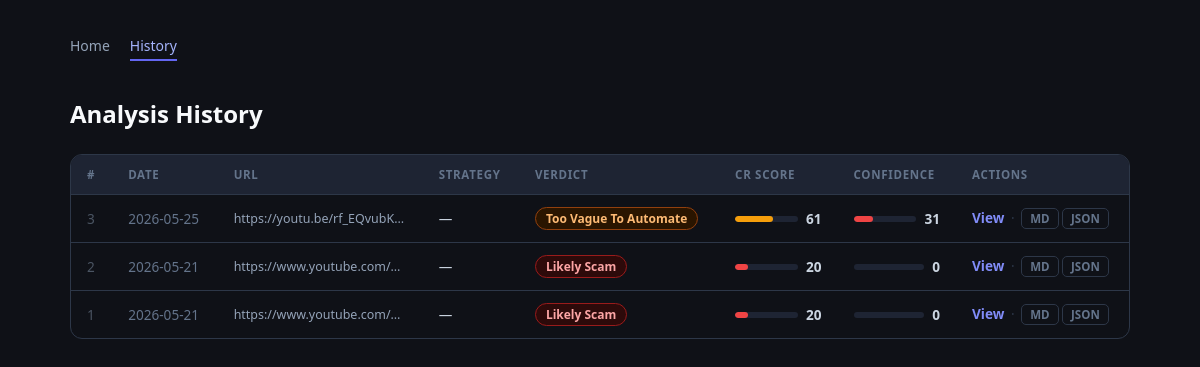
The app's page /history with its own data.
### tables this page shows
CREATE TABLE analyses (
                id                    INTEGER PRIMARY KEY AUTOINCREMENT,
                youtube_url           TEXT NOT NULL,
                video_id              TEXT,
                strategy_name         TEXT,
                strategy_type         TEXT,
                market                TEXT,
                timeframe             TEXT,
                coding_readiness_score INTEGER,
                confidence_score      INTEGER,
                pine_script_ready     INTEGER,
                warning               TEXT,
                missing_information   TEXT,
                failure_reasons       TEXT,
                subjective_terms      TEXT,
                verdict               TEXT,
                automation_difficulty TEXT,
                created_at            TEXT NOT NULL
            );

### app.py (the view)
    @app.get("/history", response_class=HTMLResponse)
    def history(request: Request):
        rows = _db.get_all_analyses() if _db is not None else []
        return templates.TemplateResponse(
            request=request,
            name="history.html",
            context={"rows": rows},
        )

### templates/history.html (shortened to what this page needs)
<!DOCTYPE html>
<html lang="en">
<head>
</head>
<body>
<div class="container">
  <nav>
    <a href="/">Home</a>
    <a href="/history" class="active">History</a>
  </nav>
  <h1>Analysis History</h1>
  {% if not rows %}
  <p class="empty">No analyses saved yet. <a href="/">Analyze a YouTube video</a> to get started.</p>
  {% else %}
  <div class="table-wrap">
    <table>
      <thead>
        <tr>
          <th>#</th>
          <th>Date</th>
          <th>URL</th>
          <th>Strategy</th>
          <th>Verdict</th>
          <th>CR Score</th>
          <th>Confidence</th>
          <th>Actions</th>
        </tr>
      </thead>
      <tbody>
        {% for r in rows %}
        {% set cr = r.coding_readiness_score or 0 %}
        {% set cf = r.confidence_score or 0 %}
        <tr>
          <td style="color:#4b5563;">{{ r.id }}</td>
          <td style="white-space:nowrap;color:#64748b;">{{ r.created_at[:10] }}</td>
          <td class="url" title="{{ r.youtube_url }}">{{ r.youtube_url }}</td>
          <td>{{ r.strategy_name or '—' }}</td>
          <td>
            {% set vc = {'Likely Scam':'red','Too Vague To Automate':'orange','Semi-Codable':'yellow','Fully Codable':'green'} %}
            <span class="verdict-pill {{ vc.get(r.verdict, 'orange') }}">{{ r.verdict or '—' }}</span>
          </td>
          <td class="score">
            <div class="score-bar-inline">
              <div class="bar-mini">
                <div class="bar-mini-fill {% if cr >= 70 %}fill-green{% elif cr >= 40 %}fill-yellow{% else %}fill-red{% endif %}"
                     style="width:{{ cr }}%"></div>
              </div>
              {{ cr }}
            </div>
          </td>
          <td class="score">
            <div class="score-bar-inline">
              <div class="bar-mini">
                <div class="bar-mini-fill {% if cf >= 70 %}fill-green{% elif cf >= 40 %}fill-yellow{% else %}fill-red{% endif %}"
                     style="width:{{ cf }}%"></div>
              </div>
              {{ cf }}
            </div>
          </td>
          <td class="actions">
            <a class="link-btn" href="/analysis/{{ r.id }}">View</a>
            <span class="action-sep">·</span>
            <a class="export-link" href="/analysis/{{ r.id }}/markdown"
               download="strategy_{{ r.id }}.md" title="Download Markdown">MD</a>
            <a class="export-link" href="/analysis/{{ r.id }}/json"
               download="strategy_{{ r.id }}.json" title="Download JSON">JSON</a>
          </td>
        </tr>
        {% endfor %}
      </tbody>
    </table>
  </div>
  {% endif %}
</div>
</body>
</html>

### templates/history.html (style rules this page uses)
*, *::before, *::after { box-sizing: border-box; margin: 0; padding: 0; }
body { font-family: system-ui, -apple-system, sans-serif; background: #0f1117; color: #e2e8f0; min-height: 100vh; }
.container { max-width: 1100px; margin: 0 auto; padding: 32px 20px 80px; }
nav { display: flex; gap: 20px; margin-bottom: 36px; font-size: 0.875rem; }
nav a { color: #94a3b8; text-decoration: none; padding: 4px 0; border-bottom: 2px solid transparent; transition: color .15s, border-color .15s; }
nav a.active { color: #a5b4fc; border-bottom-color: #6366f1; }
h1 { font-size: 1.5rem; font-weight: 700; color: #f8fafc; margin-bottom: 24px; }
.table-wrap { overflow-x: auto; border-radius: 12px; border: 1px solid #2d3748; }
table { width: 100%; border-collapse: collapse; font-size: 0.85rem; }
thead th { background: #1e2433; color: #64748b; font-size: 0.72rem; text-transform: uppercase; letter-spacing: .06em; padding: 12px 16px; text-align: left; white-space: nowrap; }
tbody tr { border-top: 1px solid #2d3748; transition: background .12s; }
tbody td { padding: 12px 16px; color: #cbd5e1; vertical-align: middle; }
td.url { max-width: 200px; overflow: hidden; text-overflow: ellipsis; white-space: nowrap; color: #94a3b8; font-size: 0.78rem; }
td.score { font-weight: 700; font-variant-numeric: tabular-nums; }
td.actions { white-space: nowrap; }
.verdict-pill { display: inline-block; padding: 2px 10px; border-radius: 99px; font-size: 0.75rem; font-weight: 700; white-space: nowrap; }
.verdict-pill.red { background: #2d0a0a; border: 1px solid #991b1b; color: #fca5a5; }
.verdict-pill.orange { background: #2a1500; border: 1px solid #92400e; color: #fdba74; }
.link-btn { color: #818cf8; text-decoration: none; font-weight: 600; }
.export-link { display: inline-block; padding: 2px 8px; border-radius: 5px; font-size: 0.72rem; font-weight: 600; text-decoration: none; border: 1px solid #2d3748; background: #0f1117; color: #64748b; transition: background .12s, color .12s; }
.action-sep { color: #2d3748; margin: 0 3px; }
.score-bar-inline { display: flex; align-items: center; gap: 8px; }
.bar-mini { flex: 1; min-width: 60px; height: 6px; background: #1e2433; border-radius: 99px; overflow: hidden; }
.bar-mini-fill { height: 100%; border-radius: 99px; }
.fill-yellow { background: #f59e0b; }
.fill-red { background: #ef4444; }

### records on screen
analyses: id "3", created_at "2026-05-25", youtube_url "https://youtu.be/rf_EQvubK…", strategy_name "—", verdict "Too Vague To Automate", coding_readiness_score "61", confidence_score "31"
analyses: id "2", created_at "2026-05-21", youtube_url "https://www.youtube.com/…", strategy_name "—", verdict "Likely Scam", coding_readiness_score "20", cf "0"
analyses: id "1", created_at "2026-05-21", youtube_url "https://www.youtube.com/…", strategy_name "—", verdict "Likely Scam", coding_readiness_score "20", cf "0"
